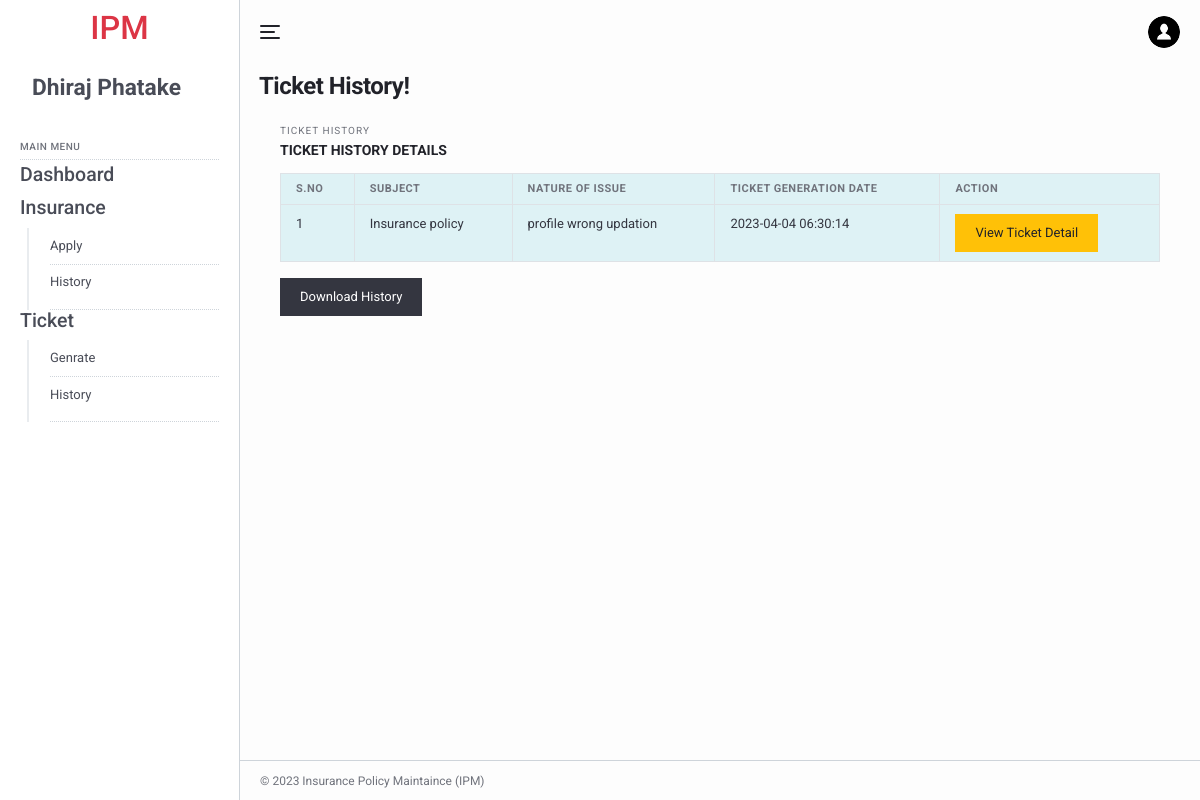
/ipm/user/ticket-history.php (signed in), run on the app's committed database.
### tables this page shows
CREATE TABLE `tbluser` (
  `ID` int(11) NOT NULL,
  `FullName` varchar(120) DEFAULT NULL,
  `ContactNo` bigint(10) DEFAULT NULL,
  `Email` varchar(120) DEFAULT NULL,
  `Gender` enum('Male','Female') DEFAULT NULL,
  `Password` varchar(120) DEFAULT NULL,
  `CreationDate` timestamp NOT NULL DEFAULT current_timestamp()
);

CREATE TABLE `tblticket` (
  `ID` int(11) NOT NULL,
  `UserId` varchar(25) DEFAULT NULL,
  `Subject` varchar(45) DEFAULT NULL,
  `NatureofIssue` varchar(120) DEFAULT NULL,
  `Description` varchar(120) DEFAULT NULL,
  `AdminRemark` varchar(120) DEFAULT NULL,
  `TicketGenerationDate` timestamp NULL DEFAULT current_timestamp(),
  `AdminRemarkdate` timestamp NULL DEFAULT NULL ON UPDATE current_timestamp()
);

### ipm/user/ticket-history.php (the view, shortened to what this page needs)
<?php
include('includes/dbconnection.php');
if (strlen($_SESSION['uid']==0)) {
  header('location:logout.php');
  } else{
?>
<!DOCTYPE html>
<html lang="en">
  <head>
    <link href="../lib/fontawesome-free/css/all.min.css" rel="stylesheet">
    <link href="../lib/ionicons/css/ionicons.min.css" rel="stylesheet">
    <link href="../lib/typicons.font/typicons.css" rel="stylesheet">
    <link href="../lib/morris.js/morris.css" rel="stylesheet">
    <link href="../lib/flag-icon-css/css/flag-icon.min.css" rel="stylesheet">
    <link href="../lib/jqvmap/jqvmap.min.css" rel="stylesheet">
    <link rel="stylesheet" href="../css/azia.css">
  </head>
  <body class="az-body az-body-sidebar">
<?php include_once('includes/sidebar.php');?>
    <div class="az-content az-content-dashboard-two">
<?php include_once('includes/header.php');?>
      <div class="az-content-header d-block d-md-flex">
        <div>
          <h2 class="az-content-title mg-b-5 mg-b-lg-8">Ticket History!</h2>
        </div>
      </div>
      <div class="az-content-body">
     <div class="az-content">
      <div class="container">
        <div class="az-content-body">
          <div class="az-content-breadcrumb">
            <span>Ticket History </span>
          </div>
          <div class="az-content-label mg-b-5">Ticket History Details</div>
          <div class="table-responsive">
            <table class="table table-info table-bordered table-stripped table-hover mg-b-0">
              <thead>
                <tr>
                  <th>S.NO</th>
                  <th>Subject</th>
                  <th>Nature of Issue</th>
                   <th>Ticket Generation Date</th>
                   <th>Action</th>
                </tr>
              </thead>
              <?php
              $tid=$_SESSION['uid'];
$ret=mysqli_query($con,"select * from tblticket where UserId=$tid");
$cnt=1;
while ($row=mysqli_fetch_array($ret)) {
?>
              <tbody>
                <tr>
                  <td><?php echo $cnt;?></td>
                       <td><?php  echo $row['Subject'];?></td>
                  <td><?php  echo $row['NatureofIssue'];?></td>
                  <td><?php  echo $row['TicketGenerationDate'];?></td>
                  <td><a href="ticket-view.php?ticid=<?php echo $row['ID'];?>" class="btn btn-warning">View Ticket Detail</a>
                </tr>
                <?php
$cnt=$cnt+1;
}?>
              </tbody>
            </table>
<button onclick="window.print()" class="btn btn-dark mt-3">Download History</button>
          </div>
            </div>
          </div>
        </div>
      </div>
    <?php include_once('includes/footer.php');?>
    </div>
  </body>
</html>
<?php }  ?>

### ipm/user/includes/sidebar.php (shortened to what this page needs)
<div class="az-sidebar">
    <div class="az-sidebar-header text-center justify-content-center">
      <h1 class="text-bold text-danger">IPM</h1>
    </div>
    <div class="az-sidebar-loggedin">
      <div class="media-body">
          <?php
            $uid=$_SESSION['uid'];
            $ret=mysqli_query($con,"select FullName from tbluser where ID='$uid'");
            $row=mysqli_fetch_array($ret);
            $name=$row['FullName'];
          ?>
                <h3 style="font-weight: bold"><?php echo $name; ?></h3>
      </div>
    </div>
    <div class="az-sidebar-body">
       <ul class="nav">
        <li class="nav-label">Main Menu</li>
        <a href="dashboard.php" class="nav-sub-link"><h4>Dashboard</h4></a>
        <li class="nav-item show">
          <h4>Insurance</h4>
          <nav class="nav-sub">
            <a href="apply-forpolicy.php" class="nav-sub-link">Apply</a>
            <a href="policy-history.php" class="nav-sub-link">History</a>
          </nav>
        </li>
        <li class="nav-item show">
          <h4>Ticket</h4>
          <nav class="nav-sub">
            <a href="tickets.php" class="nav-sub-link">Genrate</a>
            <a href="ticket-history.php" class="nav-sub-link">History</a>
          </nav>
        </li>
        </ul>
    </div>
  </div>

### data on the page
tbluser: FullName "Dhiraj Phatake"
tblticket: Subject "Insurance policy", NatureofIssue "profile wrong updation", TicketGenerationDate "2023-04-04 06:30:14"
